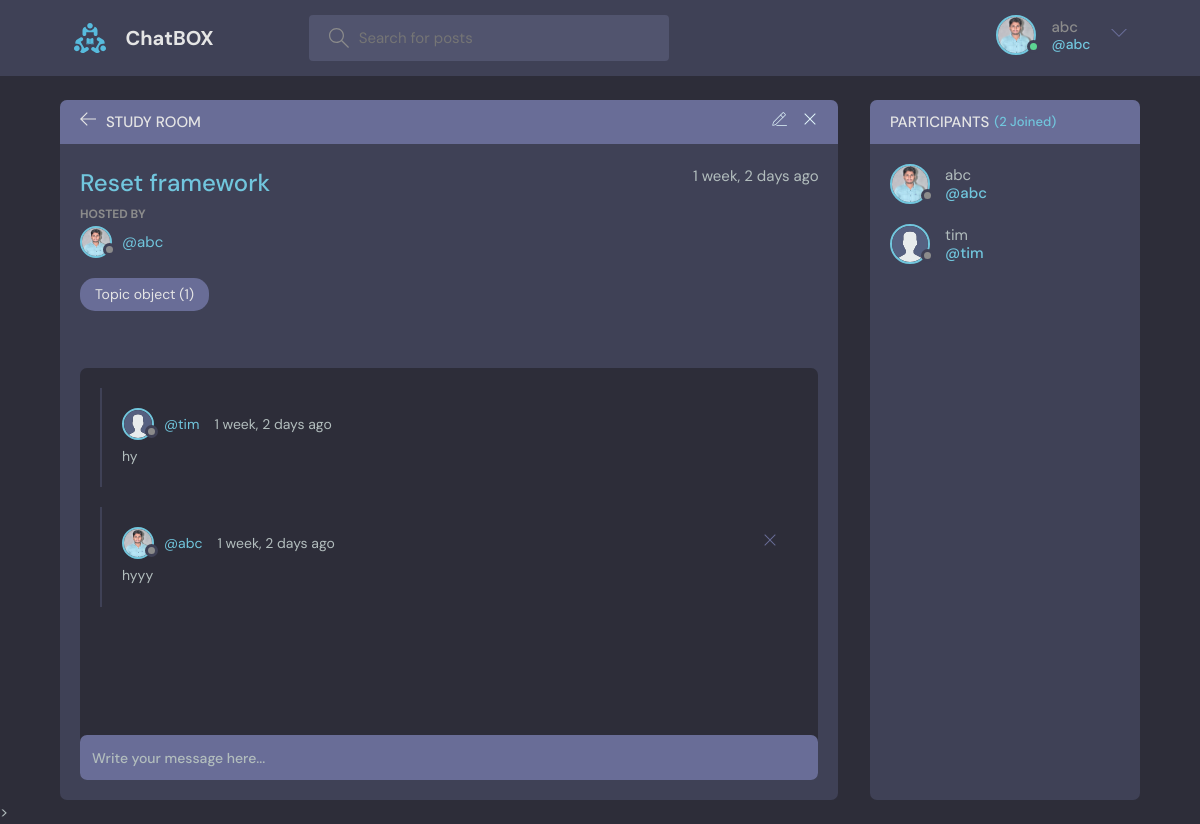
The app's page /second/2/ (signed in) with its own data.
### project/log_app/models.py (models this page shows, shortened)
class Room(models.Model):
    host = models.ForeignKey(User, on_delete=models.SET_NULL,null=True)
    topic = models.ForeignKey(Topic, on_delete=models.SET_NULL,null=True)
    name = models.CharField(max_length=200)
    description = models.TextField(null=True, blank=True)
    participants = models.ManyToManyField(User, related_name='Participents', blank=True)
    updated = models.DateTimeField(auto_now=True)
    created = models.DateTimeField(auto_now_add=True)
    class Meta:
        ordering = ['-updated' , '-created']

class User(AbstractUser):
    name = models.CharField(max_length=200, null=True)
    email = models.EmailField(unique=True, null=True)
    bio = models.TextField(null=True)
    avatar = models.ImageField(null=True, default="avatar.svg")
    USERNAME_FIELD = 'email'
    REQUIRED_FIELDS = []

class Topic(models.Model):
    name = models.CharField(max_length=200)

class Massage(models.Model):
    user = models.ForeignKey(User, on_delete=models.CASCADE)
    room = models.ForeignKey(Room, on_delete=models.CASCADE)
    body = models.TextField()
    updated = models.DateTimeField(auto_now=True)
    created = models.DateTimeField(auto_now_add=True)

### project/log_app/views.py (the view, shortened to what this page needs)
# urls.py: path('second/<str:pk>/', views.second, name='second'),
def second(request, pk):
    room = Room.objects.get(id=pk)
    room_messages = room.massage_set.all().order_by('-created')
    participants =room.participants.all()
    context = {'room': room, 'room_messages':room_messages, 'participants':participants}
    return render(request, 'second.html', context)

### project/templates/second.html (shortened to what this page needs)
{% extends 'main.html' %}
{% block content %}
<main class="profile-page layout layout--2">
  <div class="container">
    <div class="room">
      <div class="room__top">
        <div class="room__topLeft">
          <a href="{% url 'first' %}">
            <svg version="1.1" xmlns="http://www.w3.org/2000/svg" width="32" height="32" viewBox="0 0 32 32">
              <title>arrow-left</title>
              <path
                d="M13.723 2.286l-13.723 13.714 13.719 13.714 1.616-1.611-10.96-10.96h27.625v-2.286h-27.625l10.965-10.965-1.616-1.607z">
              </path>
            </svg>
          </a>
          <h3>Study Room</h3>
        </div>
        {% if room.host == request.user %}
        <div class="room__topRight">
          <a href="{% url 'update-room' room.id %}">
          </a>
          <a href="{% url 'delete-room' room.id %}">
            <svg version="1.1" xmlns="http://www.w3.org/2000/svg" width="32" height="32" viewBox="0 0 32 32">
              <title>remove</title>
              <path
                d="M27.314 6.019l-1.333-1.333-9.98 9.981-9.981-9.981-1.333 1.333 9.981 9.981-9.981 9.98 1.333 1.333 9.981-9.98 9.98 9.98 1.333-1.333-9.98-9.98 9.98-9.981z">
              </path>
            </svg>
          </a>
        </div>
        {% endif %}
      </div>
      <div class="room__box scroll">
        <div class="room__header scroll">
          <div class="room__info">
            <h3>{{room.name}}</h3>
            <span>{{room.created|timesince}} ago</span>
          </div>
          <div class="room__hosted">
            <p>Hosted By</p>
            <a href="{% url 'user-profile' room.host.id %}" class="room__author">
              <div class="avatar avatar--small">
                <img src="{{room.host.avatar.url}}" />
              </div>
              <span>@{{room.host.username}}</span>
            </a>
          </div>
          <span class="room__topics">{{room.topic}}</span>
        </div>
        <div class="room__conversation">
          <div class="threads scroll">
            {% for message in room_messages %}
            <div class="thread">
              <div class="thread__top">
                <div class="thread__author">
                  <a href="{% url 'user-profile' message.user.id %}" class="thread__authorInfo">
                    <div class="avatar avatar--small">
                      <img src="{{message.user.avatar.url}}" />
                    </div>
                    <span>@{{message.user.username}}</span>
                  </a>
                  <span class="thread__date">{{message.created|timesince}} ago</span>
                </div>
                {% if request.user == message.user %}
                <a href="{% url 'delete-message' message.id %}">
                  <div class="thread__delete">
                    <svg version="1.1" xmlns="http://www.w3.org/2000/svg" width="32" height="32" viewBox="0 0 32 32">
                      <title>remove</title>
                      <path
                        d="M27.314 6.019l-1.333-1.333-9.98 9.981-9.981-9.981-1.333 1.333 9.981 9.981-9.981 9.98 1.333 1.333 9.981-9.98 9.98 9.98 1.333-1.333-9.98-9.98 9.98-9.981z">
                      </path>
                    </svg>
                  </div>
                </a>
                {% endif %}
              </div>
              <div class="thread__details">
                {{message.body}}
              </div>
            </div>
            {% endfor %}
          </div>
        </div>
      </div>
      <div class="room__message">
        <form action="" method="POST">
          <input name="body" placeholder="Write your message here..." />
        </form>
      </div>
    </div>
    <div class="participants">
      <h3 class="participants__top">Participants <span>({{participants.count}} Joined)</span></h3>
      <div class="participants__list scroll">
        {% for user in participants %}
        <a href="{%  url 'user-profile' user.id %}" class="participant">
          <div class="avatar avatar--medium">
            <img src="{{user.avatar.url}}" />
          </div>
          <p>
            {{user.name}}
            <span>@{{user.username}}</span>
          </p>
        </a>
        {% endfor %}
      </div>
    </div>
  </div>
</main>
{% endblock content %}

### project/templates/navig.html (shortened to what this page needs)
{% load static %}
<header class="header header--loggedIn">
    <div class="container">
      <a href="{% url 'first' %}" class="header__logo">
        <img src="{% static 'images/logo.svg' %}" />
        <h1>ChatBOX</h1>
      </a>
      <form class="header__search" method="GET" action="{% url 'first' %}">
        <label>
          <input name="q" placeholder="Search for posts" />
        </label>
      </form>
      <nav class="header__menu">
        {% if request.user.is_authenticated %}
        <div class="header__user">
          <a href="{% url 'update-user' %}">
            <div class="avatar avatar--medium active">
              <img src="{{room.host.avatar.url}}" />
            </div>
            <p>{{request.user.username}} <span>@{{request.user.username}}</span></p>
          </a>
          <button class="dropdown-button">
            <svg version="1.1" xmlns="http://www.w3.org/2000/svg" width="32" height="32" viewBox="0 0 32 32">
              <title>chevron-down</title>
              <path d="M16 21l-13-13h-3l16 16 16-16h-3l-13 13z"></path>
            </svg>
          </button>
        </div>
        {% else %}
        <a href="{% url 'login' %}">
          <img src="{% static 'images/avatar.svg' %}" />
          <p>Login</p>
        </a>
        {% endif %}
      </nav>
    </div>
  </header>

### records on screen
Room: host.avatar (picture), name "Reset framework", created "1 week, 2 days", host.username "abc", topic "Topic object (1)"
User: user.username "abc", avatar (picture), name "abc", username "abc"
Massage: user.avatar (placeholder picture), user.username "tim", created "1 week, 2 days", body "hy"
Massage: user.avatar (picture), user.username "abc", created "1 week, 2 days", body "hyyy"
User: avatar (placeholder picture), name "tim", username "tim"

### other values on screen
{{ participants.count }} "2"
